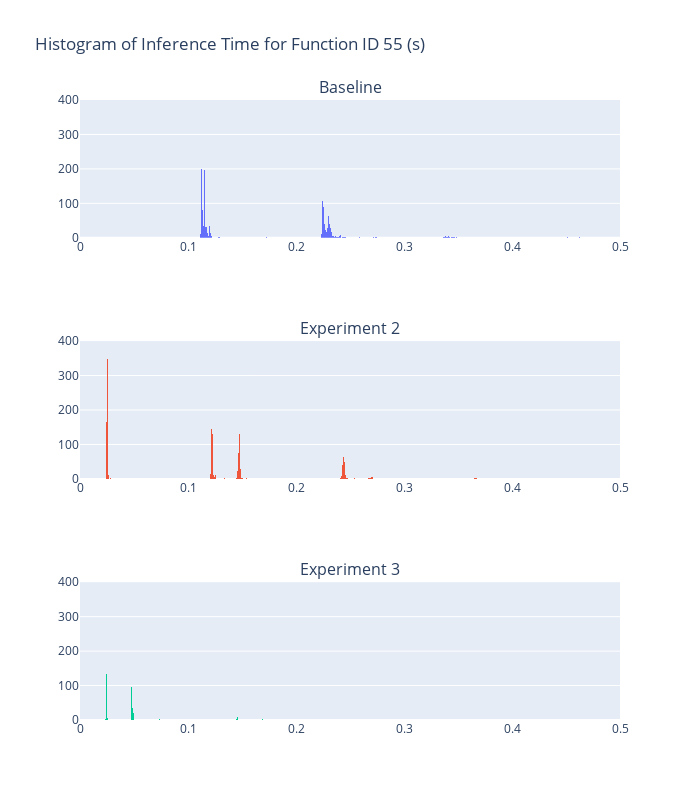

Write notebook code for a chart like this one.
### Code cell
fig = make_subplots(rows=3, cols=1, subplot_titles=("Baseline", "Experiment 2", "Experiment 3"))

fig.update_xaxes(range=[0, 0.5], row=1, col=1)
fig.update_xaxes(range=[0, 0.5], row=2, col=1)
fig.update_xaxes(range=[0, 0.5], row=3, col=1)

fig.update_yaxes(range=[0, 400], row=1, col=1)
fig.update_yaxes(range=[0, 400], row=2, col=1)
fig.update_yaxes(range=[0, 400], row=3, col=1)

histogram_baseline = go.Histogram(x=filtered_55['total_inference_time_including_queue'], nbinsx=1000, histnorm='')
fig.add_trace(histogram_baseline, row=1, col=1)

histogram_preloading_1 = go.Histogram(x=ex3_filtered_55['total_inference_time_including_queue'], nbinsx=1000, histnorm='')
fig.add_trace(histogram_preloading_1, row=2, col=1)

histogram_preloading_2 = go.Histogram(x=ex4_filtered_55['total_inference_time_including_queue'], nbinsx=1000, histnorm='')
fig.add_trace(histogram_preloading_2, row=3, col=1)

fig.update_layout(title_text="Histogram of Inference Time for Function ID 55 (s)", showlegend=False, width=700, height=800)

fig.show()

### Figure 1 — Plotly figure (JSON) as saved in the notebook; plotly's stock layout.template omitted (floating-point values rounded to 4 significant figures; data arrays with more than 128 entries replaced by an {"elided": "..."} marker saying what was removed)
{"data": [{"histnorm": "", "nbinsx": 1000, "type": "histogram", "x": {"elided": "2161 float values"}, "xaxis": "x", "yaxis": "y"}, {"histnorm": "", "nbinsx": 1000, "type": "histogram", "x": {"elided": "2161 float values"}, "xaxis": "x2", "yaxis": "y2"}, {"histnorm": "", "nbinsx": 1000, "type": "histogram", "x": {"elided": "2161 float values"}, "xaxis": "x3", "yaxis": "y3"}], "layout": {"annotations": [{"font": {"size": 16}, "showarrow": false, "text": "Baseline", "x": 0.5, "xanchor": "center", "xref": "paper", "y": 1, "yanchor": "bottom", "yref": "paper"}, {"font": {"size": 16}, "showarrow": false, "text": "Experiment 2", "x": 0.5, "xanchor": "center", "xref": "paper", "y": 0.6111, "yanchor": "bottom", "yref": "paper"}, {"font": {"size": 16}, "showarrow": false, "text": "Experiment 3", "x": 0.5, "xanchor": "center", "xref": "paper", "y": 0.2222, "yanchor": "bottom", "yref": "paper"}], "height": 800, "showlegend": false, "title": {"text": "Histogram of Inference Time for Function ID 55 (s)"}, "width": 700, "xaxis": {"anchor": "y", "domain": [0, 1], "range": [0, 0.5]}, "xaxis2": {"anchor": "y2", "domain": [0, 1], "range": [0, 0.5]}, "xaxis3": {"anchor": "y3", "domain": [0, 1], "range": [0, 0.5]}, "yaxis": {"anchor": "x", "domain": [0.7778, 1], "range": [0, 400]}, "yaxis2": {"anchor": "x2", "domain": [0.3889, 0.6111], "range": [0, 400]}, "yaxis3": {"anchor": "x3", "domain": [0, 0.2222], "range": [0, 400]}}}
